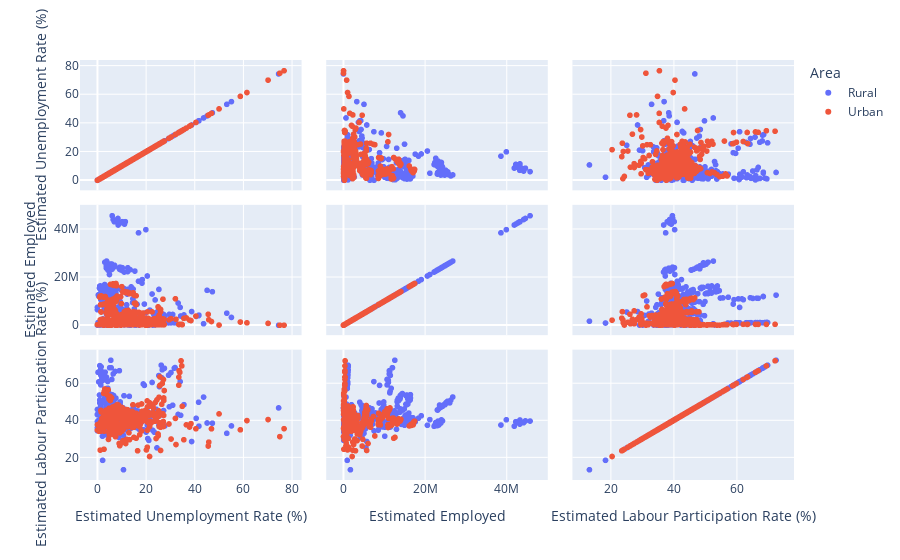

Notebook code for this chart:
### Code cell
plt.figure(figsize=(20,16))
fig = px.scatter_matrix(unemp_non_null,template='plotly',
    dimensions=['Estimated Unemployment Rate (%)','Estimated Employed',
                'Estimated Labour Participation Rate (%)'],
    color='Area')
fig.show()

### Figure 1 — Plotly figure (JSON) as saved in the notebook; plotly's stock layout.template omitted (floating-point values rounded to 4 significant figures; data arrays with more than 128 entries replaced by an {"elided": "..."} marker saying what was removed)
{"data": [{"dimensions": [{"axis": {"matches": true}, "label": "Estimated Unemployment Rate (%)", "values": {"elided": "359 float values"}}, {"axis": {"matches": true}, "label": "Estimated Employed", "values": {"elided": "359 int values"}}, {"axis": {"matches": true}, "label": "Estimated Labour Participation Rate (%)", "values": {"elided": "359 float values"}}], "hovertemplate": "Area=Rural<br>%{xaxis.title.text}=%{x}<br>%{yaxis.title.text}=%{y}<extra></extra>", "legendgroup": "Rural", "marker": {"color": "#636efa", "symbol": "circle"}, "name": "Rural", "showlegend": true, "type": "splom"}, {"dimensions": [{"axis": {"matches": true}, "label": "Estimated Unemployment Rate (%)", "values": {"elided": "381 float values"}}, {"axis": {"matches": true}, "label": "Estimated Employed", "values": {"elided": "381 int values"}}, {"axis": {"matches": true}, "label": "Estimated Labour Participation Rate (%)", "values": {"elided": "381 float values"}}], "hovertemplate": "Area=Urban<br>%{xaxis.title.text}=%{x}<br>%{yaxis.title.text}=%{y}<extra></extra>", "legendgroup": "Urban", "marker": {"color": "#EF553B", "symbol": "circle"}, "name": "Urban", "showlegend": true, "type": "splom"}], "layout": {"dragmode": "select", "legend": {"title": {"text": "Area"}, "tracegroupgap": 0}, "margin": {"t": 60}}}
